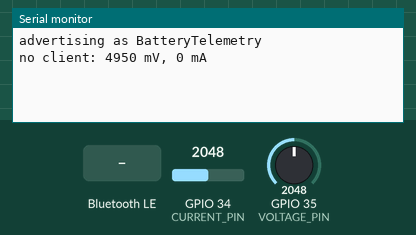
The sketch below on a simulated ESP32. On the bench: the last lines printed to the serial monitor. The inputs (shaded band) are chosen by the test bench; at power-on: GPIO 34 (CURRENT_PIN) = 2048, GPIO 35 (VOLTAGE_PIN) = 2048. Nothing arrives over Bluetooth unless stated; a phone connects over Bluetooth LE 3 s after start.

Above: at 1.2 s.
1.3 s: Bluetooth LE write "1" received
At 1.9 s:
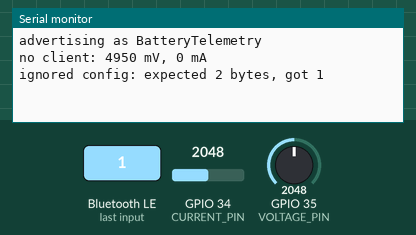
4.3 s: GPIO 34 (CURRENT_PIN) set to 2866
At 5.6 s:
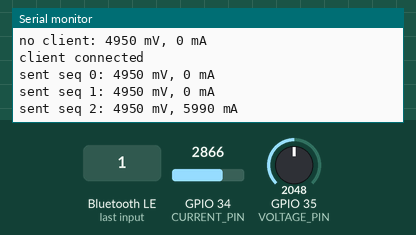
5.8 s: GPIO 35 (VOLTAGE_PIN) set to 2866
At 6.8 s:
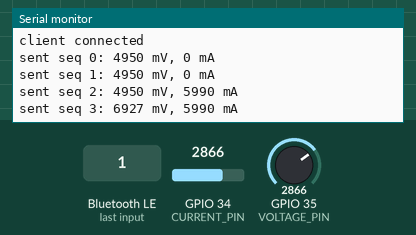
7.3 s: GPIO 34 (CURRENT_PIN) set to 3603
At 8.6 s:
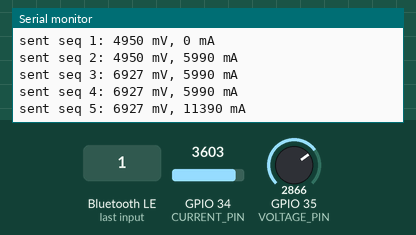
8.8 s: GPIO 35 (VOLTAGE_PIN) set to 3603
At 9.3 s:
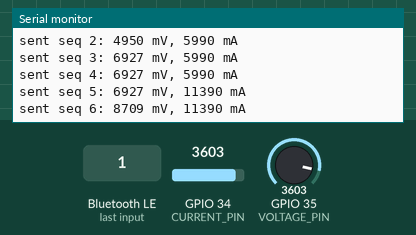
Timing chart, 0 to 11.3 s (numbered marks = the images above; inputs shaded):
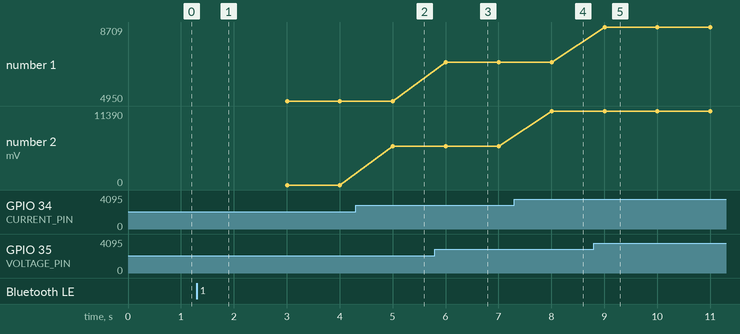

The sketch:

battery_telemetry.ino
```cpp
// Battery telemetry firmware, stage 2: real readings over Bluetooth.
//
// Sends the 11-byte telemetry message from docs/protocol.md as BLE notifications,
// and accepts the 2-byte sample-interval config message. Current comes from an
// ACS711 (OUT on GPIO34) and voltage from a 20k/10k divider (midpoint on GPIO35).

#include <BLEDevice.h>
#include <BLEServer.h>
#include <BLE2902.h>

// From docs/protocol.md
static const char* DEVICE_NAME = "BatteryTelemetry";
static const char* SERVICE_UUID = "19fbab80-3f3c-4c26-849f-bd5d6d909e73";
static const char* TELEMETRY_UUID = "f43e5ab0-61e2-4a31-8ba7-aa81c8d9102c";
static const char* CONFIG_UUID = "05eb3787-17e0-485a-8a51-b3d07c842208";
static const uint8_t PROTOCOL_VERSION = 1;
static const size_t MESSAGE_LENGTH = 11;
static const uint16_t MIN_INTERVAL_MS = 100;
static const uint16_t MAX_INTERVAL_MS = 5000;

// Hardware
static const int CURRENT_PIN = 34;            // ACS711 OUT
static const int VOLTAGE_PIN = 35;            // divider midpoint
static const float ZERO_CURRENT_MV = 1650.0f; // ACS711 output at 0 A (VCC / 2 at 3.3 V)
static const float SENSITIVITY_MV_PER_A = 110.0f;  // ±12.5 A version; use 55 for ±25 A
static const float DIVIDER_RATIO = 3.0f;      // (20k + 10k) / 10k
static const int SAMPLES = 16;                // averaged per reading to smooth ADC noise

BLECharacteristic* telemetryChar = nullptr;
// Written from the Bluetooth task, read in loop(), so volatile.
volatile bool clientConnected = false;
volatile uint16_t intervalMs = 1000;  // default from docs/protocol.md

uint16_t sequence = 0;  // wraps from 65535 to 0 on its own
uint32_t lastSendMs = 0;

// Average several calibrated ADC readings, in millivolts at the pin.
float readPinMillivolts(int pin) {
  // The ADC's sampling capacitor still holds the last pin's voltage, and the
  // divider is too high-impedance to recharge it in one sample, so discard a few.
  for (int i = 0; i < 4; i++) analogReadMilliVolts(pin);
  uint32_t total = 0;
  for (int i = 0; i < SAMPLES; i++) total += analogReadMilliVolts(pin);
  return (float)total / SAMPLES;
}

// version(1) seq(2) time(4) mV(2) mA(2), little-endian. The ESP32 is little-endian,
// so copying each value's bytes gives the right order.
void packReading(uint8_t* out, uint16_t seq, uint32_t timeMs, uint16_t mV, int16_t mA) {
  out[0] = PROTOCOL_VERSION;
  memcpy(out + 1, &seq, 2);
  memcpy(out + 3, &timeMs, 4);
  memcpy(out + 7, &mV, 2);
  memcpy(out + 9, &mA, 2);
}

class ServerCallbacks : public BLEServerCallbacks {
  void onConnect(BLEServer* server) override {
    clientConnected = true;
    Serial.println("client connected");
  }

  void onDisconnect(BLEServer* server) override {
    clientConnected = false;
    Serial.println("client disconnected, advertising again");
    BLEDevice::startAdvertising();  // without this, nobody could reconnect
  }
};

class ConfigCallbacks : public BLECharacteristicCallbacks {
  void onWrite(BLECharacteristic* characteristic) override {
    auto value = characteristic->getValue();  // String on ESP32 core 3.x, std::string on 2.x
    if (value.length() != 2) {
      Serial.printf("ignored config: expected 2 bytes, got %u\n", (unsigned)value.length());
      return;
    }
    uint16_t ms = (uint8_t)value[0] | ((uint8_t)value[1] << 8);  // little-endian
    if (ms < MIN_INTERVAL_MS || ms > MAX_INTERVAL_MS) {
      Serial.printf("ignored config: %u ms is outside %u-%u\n", ms, MIN_INTERVAL_MS, MAX_INTERVAL_MS);
      return;  // keep the current interval, as docs/protocol.md says
    }
    intervalMs = ms;
    Serial.printf("interval set to %u ms\n", ms);
  }
};

void setup() {
  Serial.begin(115200);
  analogSetAttenuation(ADC_11db);  // full 0-3.1 V range on every ADC pin

  BLEDevice::init(DEVICE_NAME);
  BLEServer* server = BLEDevice::createServer();
  server->setCallbacks(new ServerCallbacks());

  BLEService* service = server->createService(SERVICE_UUID);
  telemetryChar = service->createCharacteristic(TELEMETRY_UUID, BLECharacteristic::PROPERTY_NOTIFY);
  telemetryChar->addDescriptor(new BLE2902());  // the switch a phone flips to turn notifications on
  BLECharacteristic* configChar =
      service->createCharacteristic(CONFIG_UUID, BLECharacteristic::PROPERTY_WRITE);
  configChar->setCallbacks(new ConfigCallbacks());
  service->start();

  // A 128-bit UUID and the name don't both fit in one 31-byte advertising packet,
  // so the UUID goes in the advertisement and the name in the scan response.
  BLEAdvertisementData advertisement;
  advertisement.setFlags(0x06);  // general discoverable, Bluetooth Low Energy only
  advertisement.setCompleteServices(BLEUUID(SERVICE_UUID));
  BLEAdvertisementData scanResponse;
  scanResponse.setName(DEVICE_NAME);

  BLEAdvertising* advertising = BLEDevice::getAdvertising();
  advertising->setAdvertisementData(advertisement);
  advertising->setScanResponseData(scanResponse);
  BLEDevice::startAdvertising();
  Serial.println("advertising as BatteryTelemetry");
}

void loop() {
  uint32_t now = millis();
  if (now - lastSendMs < intervalMs) return;
  lastSendMs = now;

  uint16_t mV = (uint16_t)(readPinMillivolts(VOLTAGE_PIN) * DIVIDER_RATIO);
  int16_t mA = (int16_t)((readPinMillivolts(CURRENT_PIN) - ZERO_CURRENT_MV) * 1000.0f / SENSITIVITY_MV_PER_A);

  if (!clientConnected) {
    Serial.printf("no client: %u mV, %d mA\n", mV, mA);
    return;  // count only messages actually sent, so gaps mean real losses
  }

  uint8_t message[MESSAGE_LENGTH];
  packReading(message, sequence, now, mV, mA);
  telemetryChar->setValue(message, MESSAGE_LENGTH);
  telemetryChar->notify();
  Serial.printf("sent seq %u: %u mV, %d mA\n", sequence, mV, mA);
  sequence++;
}
```

Measured:
- after the input at 1.3 s, the serial monitor: prints a new line after 0.05 s (image 1)
- after the input at 4.3 s, the serial monitor: prints a new line after 0.70 s (image 2)
- after the input at 5.8 s, the serial monitor: prints a new line after 0.20 s (image 3)
- after the input at 7.3 s, the serial monitor: prints a new line after 0.70 s (image 4)
- after the input at 8.8 s, the serial monitor: prints a new line after 0.20 s (image 5)
- plotted number 1: 4950 → 6927 after the input at 5.8 s, 6927 → 8709 after the input at 8.8 s
- plotted number 2: 0 → 5990 after the input at 4.3 s, 5990 → 11390 after the input at 7.3 s
